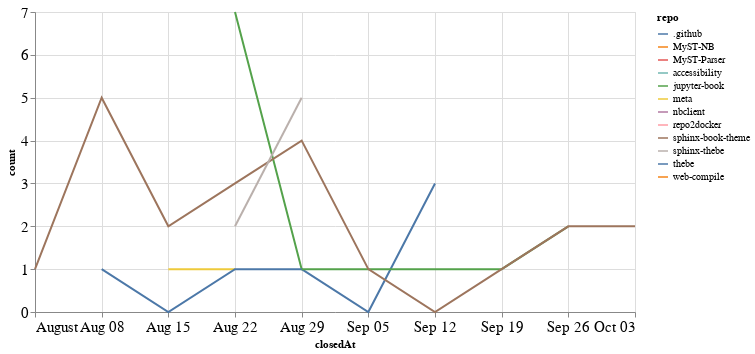

The cell this chart's notebook holds for it:
### Code cell
closed_by_time = closed_by.groupby('repo').resample('W', on='closedAt').count()['author'].reset_index()
closed_by_time = closed_by_time.rename(columns={'author': 'count'})

alt.Chart(closed_by_time, width=600).mark_line().encode(
    x='closedAt',
    y='count',
    color='repo',
    tooltip="repo"
)

### Figure 1 — Vega-Lite specification as saved in the notebook (floating-point values rounded to 4 significant figures)
{"config": {"axisLeft": {"labelFontSize": 15}, "axisBottom": {"labelFontSize": 15}}, "data": {"name": "data-d124e3ad749e9c6f71e14be08c88998a"}, "mark": "line", "encoding": {"color": {"type": "nominal", "field": "repo"}, "tooltip": {"type": "nominal", "field": "repo"}, "x": {"type": "temporal", "field": "closedAt"}, "y": {"type": "quantitative", "field": "count"}}, "width": 600, "$schema": "https://vega.github.io/schema/vega-lite/v4.8.1.json", "datasets": {"data-d124e3ad749e9c6f71e14be08c88998a": [{"repo": ".github", "closedAt": "2021-08-29T00:00:00", "count": 1}, {"repo": ".github", "closedAt": "2021-09-05T00:00:00", "count": 0}, {"repo": ".github", "closedAt": "2021-09-12T00:00:00", "count": 3}, {"repo": "MyST-NB", "closedAt": "2021-08-08T00:00:00", "count": 2}, {"repo": "MyST-Parser", "closedAt": "2021-09-26T00:00:00", "count": 1}, {"repo": "accessibility", "closedAt": "2021-08-29T00:00:00", "count": 2}, {"repo": "jupyter-book", "closedAt": "2021-08-22T00:00:00", "count": 7}, {"repo": "jupyter-book", "closedAt": "2021-08-29T00:00:00", "count": 1}, {"repo": "jupyter-book", "closedAt": "2021-09-05T00:00:00", "count": 1}, {"repo": "jupyter-book", "closedAt": "2021-09-12T00:00:00", "count": 1}, {"repo": "jupyter-book", "closedAt": "2021-09-19T00:00:00", "count": 1}, {"repo": "jupyter-book", "closedAt": "2021-09-26T00:00:00", "count": 2}, {"repo": "meta", "closedAt": "2021-08-15T00:00:00", "count": 1}, {"repo": "meta", "closedAt": "2021-08-22T00:00:00", "count": 1}, {"repo": "nbclient", "closedAt": "2021-09-19T00:00:00", "count": 1}, {"repo": "repo2docker", "closedAt": "2021-09-19T00:00:00", "count": 1}, {"repo": "sphinx-book-theme", "closedAt": "2021-08-01T00:00:00", "count": 1}, {"repo": "sphinx-book-theme", "closedAt": "2021-08-08T00:00:00", "count": 5}, {"repo": "sphinx-book-theme", "closedAt": "2021-08-15T00:00:00", "count": 2}, {"repo": "sphinx-book-theme", "closedAt": "2021-08-22T00:00:00", "count": 3}, {"repo": "sphinx-book-theme", "closedAt": "2021-08-29T00:00:00", "count": 4}, {"repo": "sphinx-book-theme", "closedAt": "2021-09-05T00:00:00", "count": 1}, {"repo": "sphinx-book-theme", "closedAt": "2021-09-12T00:00:00", "count": 0}, {"repo": "sphinx-book-theme", "closedAt": "2021-09-19T00:00:00", "count": 1}, {"repo": "sphinx-book-theme", "closedAt": "2021-09-26T00:00:00", "count": 2}, {"repo": "sphinx-book-theme", "closedAt": "2021-10-03T00:00:00", "count": 2}, {"repo": "sphinx-thebe", "closedAt": "2021-08-22T00:00:00", "count": 2}, {"repo": "sphinx-thebe", "closedAt": "2021-08-29T00:00:00", "count": 5}, {"repo": "thebe", "closedAt": "2021-08-08T00:00:00", "count": 1}, {"repo": "thebe", "closedAt": "2021-08-15T00:00:00", "count": 0}, {"repo": "thebe", "closedAt": "2021-08-22T00:00:00", "count": 1}, {"repo": "thebe", "closedAt": "2021-08-29T00:00:00", "count": 1}, {"repo": "web-compile", "closedAt": "2021-09-26T00:00:00", "count": 1}]}}
